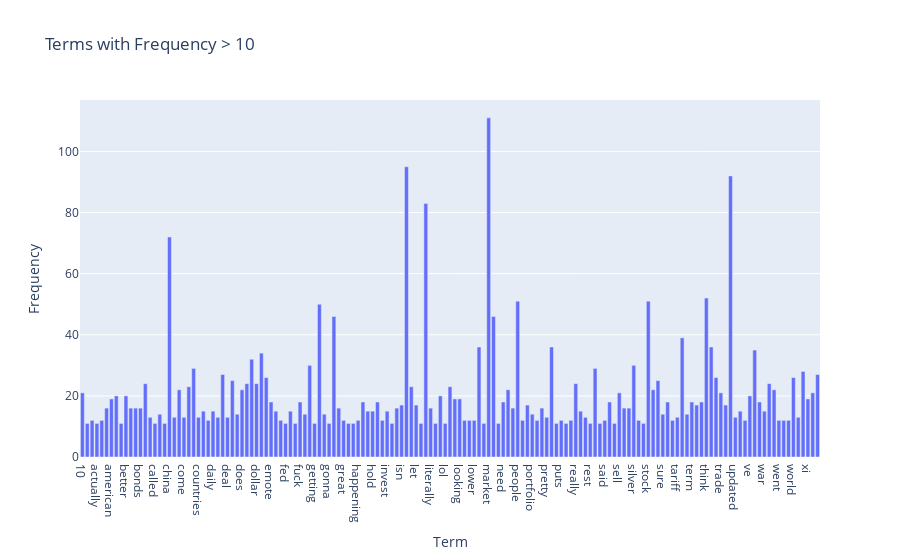

Notebook code cell kept with this figure:
### Code cell
import pandas as pd
import plotly.express as px
import numpy as np

term_frequencies = np.asarray(X_counts.sum(axis=0))[0]
condition = term_frequencies > 10

terms = np.array(count_vect.get_feature_names_out())[condition]
freqs = term_frequencies[condition]

df_plot = pd.DataFrame({'Term': terms, 'Frequency': freqs})

fig = px.bar(
    df_plot,
    x='Term',
    y='Frequency',
    labels={'Term': 'Term', 'Frequency': 'Frequency'},
    title='Terms with Frequency > 10',
)
fig.show()

### Figure 1 — Plotly figure (JSON) as saved in the notebook; plotly's stock layout.template omitted (floating-point values rounded to 4 significant figures; data arrays with more than 128 entries replaced by an {"elided": "..."} marker saying what was removed)
{"data": [{"hovertemplate": "Term=%{x}<br>Frequency=%{y}<extra></extra>", "legendgroup": "", "marker": {"color": "#636efa", "pattern": {"shape": ""}}, "name": "", "orientation": "v", "showlegend": false, "textposition": "auto", "type": "bar", "x": {"elided": "153 str values"}, "xaxis": "x", "y": {"elided": "153 int values"}, "yaxis": "y"}], "layout": {"barmode": "relative", "legend": {"tracegroupgap": 0}, "title": {"text": "Terms with Frequency > 10"}, "xaxis": {"anchor": "y", "domain": [0, 1], "title": {"text": "Term"}}, "yaxis": {"anchor": "x", "domain": [0, 1], "title": {"text": "Frequency"}}}}
